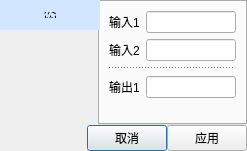
<?xml version="1.0" encoding="UTF-8"?>
<ui version="4.0">
 <class>not_xor_xnor_logic_setting</class>
 <widget class="QDialog" name="not_xor_xnor_logic_setting">
  <property name="geometry">
   <rect>
    <x>0</x>
    <y>0</y>
    <width>247</width>
    <height>141</height>
   </rect>
  </property>
  <property name="windowTitle">
   <string>Dialog</string>
  </property>
  <layout class="QGridLayout" name="gridLayout">
   <property name="leftMargin">
    <number>0</number>
   </property>
   <property name="topMargin">
    <number>0</number>
   </property>
   <property name="rightMargin">
    <number>0</number>
   </property>
   <property name="bottomMargin">
    <number>0</number>
   </property>
   <property name="spacing">
    <number>0</number>
   </property>
   <item row="0" column="0">
    <widget class="QTabWidget" name="tabWidget">
     <property name="font">
      <font>
       <family>Arial</family>
      </font>
     </property>
     <property name="styleSheet">
      <string notr="true">QTabBar::tab { width: 100px;height:30px }
QTabBar::tab:selected { background-color: rgb(210,230,255); }</string>
     </property>
     <property name="tabPosition">
      <enum>QTabWidget::West</enum>
     </property>
     <property name="tabShape">
      <enum>QTabWidget::Rounded</enum>
     </property>
     <property name="currentIndex">
      <number>0</number>
     </property>
     <property name="iconSize">
      <size>
       <width>16</width>
       <height>10</height>
      </size>
     </property>
     <property name="elideMode">
      <enum>Qt::ElideNone</enum>
     </property>
     <property name="documentMode">
      <bool>false</bool>
     </property>
     <property name="tabsClosable">
      <bool>false</bool>
     </property>
     <widget class="QWidget" name="tab_exegesis">
      <attribute name="title">
       <string>标签注释</string>
      </attribute>
      <layout class="QGridLayout" name="gridLayout_4">
       <item row="1" column="0">
        <widget class="QLabel" name="label_einput2">
         <property name="font">
          <font>
           <family>Arial</family>
          </font>
         </property>
         <property name="text">
          <string>输入2</string>
         </property>
        </widget>
       </item>
       <item row="0" column="0">
        <widget class="QLabel" name="label_einput1">
         <property name="font">
          <font>
           <family>Arial</family>
          </font>
         </property>
         <property name="text">
          <string>输入1</string>
         </property>
        </widget>
       </item>
       <item row="2" column="0" colspan="2">
        <widget class="Line" name="line">
         <property name="styleSheet">
          <string notr="true">border-top: 1px dotted;</string>
         </property>
         <property name="orientation">
          <enum>Qt::Horizontal</enum>
         </property>
        </widget>
       </item>
       <item row="0" column="1">
        <widget class="QLineEdit" name="lineEdit_einput1">
         <property name="font">
          <font>
           <family>Arial</family>
          </font>
         </property>
         <property name="inputMask">
          <string/>
         </property>
         <property name="text">
          <string/>
         </property>
         <property name="maxLength">
          <number>10</number>
         </property>
         <property name="frame">
          <bool>true</bool>
         </property>
        </widget>
       </item>
       <item row="1" column="1">
        <widget class="QLineEdit" name="lineEdit_einput2">
         <property name="font">
          <font>
           <family>Arial</family>
          </font>
         </property>
         <property name="maxLength">
          <number>10</number>
         </property>
        </widget>
       </item>
       <item row="3" column="1">
        <widget class="QLineEdit" name="lineEdit_eoutput1">
         <property name="font">
          <font>
           <family>Arial</family>
          </font>
         </property>
         <property name="maxLength">
          <number>10</number>
         </property>
        </widget>
       </item>
       <item row="3" column="0">
        <widget class="QLabel" name="label_eoutput1">
         <property name="font">
          <font>
           <family>Arial</family>
          </font>
         </property>
         <property name="text">
          <string>输出1</string>
         </property>
        </widget>
       </item>
       <item row="4" column="0">
        <spacer name="verticalSpacer_2">
         <property name="orientation">
          <enum>Qt::Vertical</enum>
         </property>
         <property name="sizeHint" stdset="0">
          <size>
           <width>20</width>
           <height>40</height>
          </size>
         </property>
        </spacer>
       </item>
      </layout>
     </widget>
    </widget>
   </item>
   <item row="1" column="0">
    <layout class="QHBoxLayout" name="horizontalLayout">
     <item>
      <spacer name="horizontalSpacer_2">
       <property name="orientation">
        <enum>Qt::Horizontal</enum>
       </property>
       <property name="sizeHint" stdset="0">
        <size>
         <width>40</width>
         <height>20</height>
        </size>
       </property>
      </spacer>
     </item>
     <item>
      <widget class="QPushButton" name="pushButton_cancle">
       <property name="text">
        <string>取消</string>
       </property>
      </widget>
     </item>
     <item>
      <widget class="QPushButton" name="pushButton_apply">
       <property name="text">
        <string>应用</string>
       </property>
      </widget>
     </item>
    </layout>
   </item>
  </layout>
 </widget>
 <resources/>
 <connections/>
</ui>
